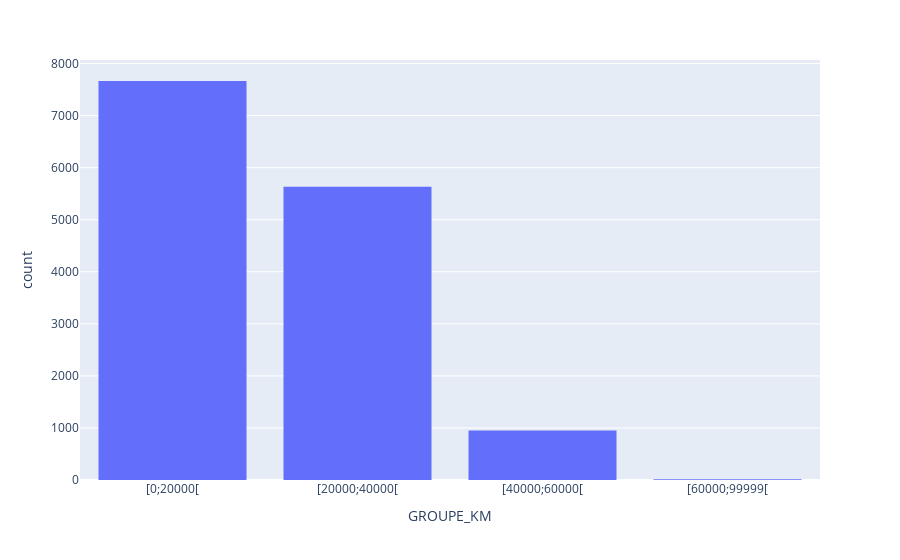

Notebook source saved alongside this figure:
### Code cell
#Ecrivez votre code ici
fig = px.histogram(data_set.sort_values('GROUPE_KM'), x="GROUPE_KM")
fig.update_xaxes(type='category') #Cette ligne permet de forcer la variable comme variable catégorielle et non numérique

fig.show()

### Figure 1 — Plotly figure (JSON) as saved in the notebook; plotly's stock layout.template omitted (floating-point values rounded to 4 significant figures; data arrays with more than 128 entries replaced by an {"elided": "..."} marker saying what was removed)
{"data": [{"bingroup": "x", "hovertemplate": "GROUPE_KM=%{x}<br>count=%{y}<extra></extra>", "legendgroup": "", "marker": {"color": "#636efa", "pattern": {"shape": ""}}, "name": "", "orientation": "v", "showlegend": false, "type": "histogram", "x": {"elided": "14264 str values"}, "xaxis": "x", "yaxis": "y"}], "layout": {"barmode": "relative", "legend": {"tracegroupgap": 0}, "margin": {"t": 60}, "xaxis": {"anchor": "y", "domain": [0, 1], "title": {"text": "GROUPE_KM"}, "type": "category"}, "yaxis": {"anchor": "x", "domain": [0, 1], "title": {"text": "count"}}}}
